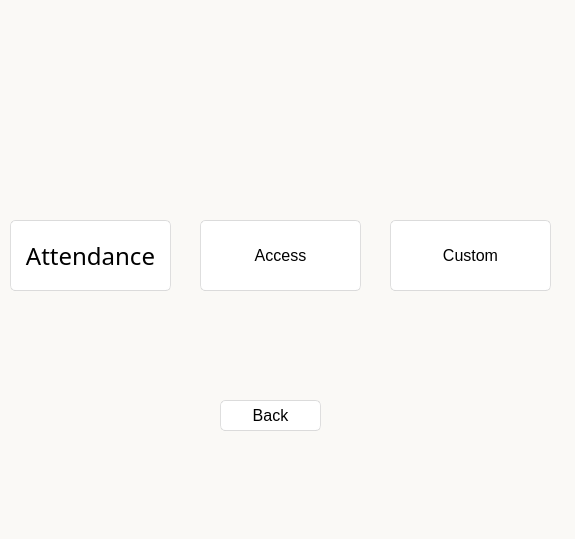
<?xml version="1.0" encoding="UTF-8"?>
<ui version="4.0">
 <class>Form</class>
 <widget class="QWidget" name="Form">
  <property name="geometry">
   <rect>
    <x>0</x>
    <y>0</y>
    <width>575</width>
    <height>539</height>
   </rect>
  </property>
  <property name="font">
   <font>
    <pointsize>12</pointsize>
   </font>
  </property>
  <property name="windowTitle">
   <string>Form</string>
  </property>
  <property name="styleSheet">
   <string notr="true">background:rgb(250, 249, 246)</string>
  </property>
  <widget class="QPushButton" name="attendanceviewreport_btn">
   <property name="geometry">
    <rect>
     <x>10</x>
     <y>220</y>
     <width>161</width>
     <height>71</height>
    </rect>
   </property>
   <property name="font">
    <font>
     <family>Bahnschrift Light</family>
     <pointsize>18</pointsize>
     <weight>3</weight>
     <italic>false</italic>
     <bold>false</bold>
    </font>
   </property>
   <property name="styleSheet">
    <string notr="true">QPushButton{
	font: 25 18pt &quot;Bahnschrift Light&quot;;
	border-style: solid;
	border-top-color: qlineargradient(spread:pad, x1:0.5, y1:1, x2:0.5, y2:0, stop:0 rgb(215, 215, 215), stop:1 rgb(222, 222, 222));
	border-right-color: qlineargradient(spread:pad, x1:0, y1:0.5, x2:1, y2:0.5, stop:0 rgb(217, 217, 217), stop:1 rgb(227, 227, 227));
	border-left-color: qlineargradient(spread:pad, x1:0, y1:0.5, x2:1, y2:0.5, stop:0 rgb(227, 227, 227), stop:1 rgb(217, 217, 217));
	border-bottom-color: qlineargradient(spread:pad, x1:0.5, y1:1, x2:0.5, y2:0, stop:0 rgb(215, 215, 215), stop:1 rgb(222, 222, 222));
	border-width: 1px;
	border-radius: 5px;
	color: rgb(0,0,0);
	padding: 2px;
	background-color: rgb(255,255,255);
}
QPushButton:hover{
	border-style: solid;
	border-top-color: qlineargradient(spread:pad, x1:0.5, y1:1, x2:0.5, y2:0, stop:0 rgb(195, 195, 195), stop:1 rgb(222, 222, 222));
	border-right-color: qlineargradient(spread:pad, x1:0, y1:0.5, x2:1, y2:0.5, stop:0 rgb(197, 197, 197), stop:1 rgb(227, 227, 227));
	border-left-color: qlineargradient(spread:pad, x1:0, y1:0.5, x2:1, y2:0.5, stop:0 rgb(227, 227, 227), stop:1 rgb(197, 197, 197));
	border-bottom-color: qlineargradient(spread:pad, x1:0.5, y1:1, x2:0.5, y2:0, stop:0 rgb(195, 195, 195), stop:1 rgb(222, 222, 222));
	border-width: 1px;
	border-radius: 5px;
	color: rgb(0,0,0);
	padding: 2px;
	background-color: rgb(255,255,255);
}
QPushButton:pressed{
	border-style: solid;
	border-top-color: qlineargradient(spread:pad, x1:0.5, y1:1, x2:0.5, y2:0, stop:0 rgb(215, 215, 215), stop:1 rgb(222, 222, 222));
	border-right-color: qlineargradient(spread:pad, x1:0, y1:0.5, x2:1, y2:0.5, stop:0 rgb(217, 217, 217), stop:1 rgb(227, 227, 227));
	border-left-color: qlineargradient(spread:pad, x1:0, y1:0.5, x2:1, y2:0.5, stop:0 rgb(227, 227, 227), stop:1 rgb(217, 217, 217));
	border-bottom-color: qlineargradient(spread:pad, x1:0.5, y1:1, x2:0.5, y2:0, stop:0 rgb(215, 215, 215), stop:1 rgb(222, 222, 222));
	border-width: 1px;
	border-radius: 5px;
	color: rgb(0,0,0);
	padding: 2px;
	background-color: rgb(142,142,142);
}
QPushButton:disabled{
	border-style: solid;
	border-top-color: qlineargradient(spread:pad, x1:0.5, y1:1, x2:0.5, y2:0, stop:0 rgb(215, 215, 215), stop:1 rgb(222, 222, 222));
	border-right-color: qlineargradient(spread:pad, x1:0, y1:0.5, x2:1, y2:0.5, stop:0 rgb(217, 217, 217), stop:1 rgb(227, 227, 227));
	border-left-color: qlineargradient(spread:pad, x1:0, y1:0.5, x2:1, y2:0.5, stop:0 rgb(227, 227, 227), stop:1 rgb(217, 217, 217));
	border-bottom-color: qlineargradient(spread:pad, x1:0.5, y1:1, x2:0.5, y2:0, stop:0 rgb(215, 215, 215), stop:1 rgb(222, 222, 222));
	border-width: 1px;
	border-radius: 5px;
	color: #808086;
	padding: 2px;
	background-color: rgb(142,142,142);
}</string>
   </property>
   <property name="text">
    <string>Attendance</string>
   </property>
  </widget>
  <widget class="QPushButton" name="add_btn_2">
   <property name="geometry">
    <rect>
     <x>390</x>
     <y>220</y>
     <width>161</width>
     <height>71</height>
    </rect>
   </property>
   <property name="styleSheet">
    <string notr="true">QPushButton{
	font: 25 18pt &quot;Bahnschrift Light&quot;;
	border-style: solid;
	border-top-color: qlineargradient(spread:pad, x1:0.5, y1:1, x2:0.5, y2:0, stop:0 rgb(215, 215, 215), stop:1 rgb(222, 222, 222));
	border-right-color: qlineargradient(spread:pad, x1:0, y1:0.5, x2:1, y2:0.5, stop:0 rgb(217, 217, 217), stop:1 rgb(227, 227, 227));
	border-left-color: qlineargradient(spread:pad, x1:0, y1:0.5, x2:1, y2:0.5, stop:0 rgb(227, 227, 227), stop:1 rgb(217, 217, 217));
	border-bottom-color: qlineargradient(spread:pad, x1:0.5, y1:1, x2:0.5, y2:0, stop:0 rgb(215, 215, 215), stop:1 rgb(222, 222, 222));
	border-width: 1px;
	border-radius: 5px;
	color: rgb(0,0,0);
	padding: 2px;
	background-color: rgb(255,255,255);
}
QPushButton:hover{
	border-style: solid;
	border-top-color: qlineargradient(spread:pad, x1:0.5, y1:1, x2:0.5, y2:0, stop:0 rgb(195, 195, 195), stop:1 rgb(222, 222, 222));
	border-right-color: qlineargradient(spread:pad, x1:0, y1:0.5, x2:1, y2:0.5, stop:0 rgb(197, 197, 197), stop:1 rgb(227, 227, 227));
	border-left-color: qlineargradient(spread:pad, x1:0, y1:0.5, x2:1, y2:0.5, stop:0 rgb(227, 227, 227), stop:1 rgb(197, 197, 197));
	border-bottom-color: qlineargradient(spread:pad, x1:0.5, y1:1, x2:0.5, y2:0, stop:0 rgb(195, 195, 195), stop:1 rgb(222, 222, 222));
	border-width: 1px;
	border-radius: 5px;
	color: rgb(0,0,0);
	padding: 2px;
	background-color: rgb(255,255,255);
}
QPushButton:pressed{
	border-style: solid;
	border-top-color: qlineargradient(spread:pad, x1:0.5, y1:1, x2:0.5, y2:0, stop:0 rgb(215, 215, 215), stop:1 rgb(222, 222, 222));
	border-right-color: qlineargradient(spread:pad, x1:0, y1:0.5, x2:1, y2:0.5, stop:0 rgb(217, 217, 217), stop:1 rgb(227, 227, 227));
	border-left-color: qlineargradient(spread:pad, x1:0, y1:0.5, x2:1, y2:0.5, stop:0 rgb(227, 227, 227), stop:1 rgb(217, 217, 217));
	border-bottom-color: qlineargradient(spread:pad, x1:0.5, y1:1, x2:0.5, y2:0, stop:0 rgb(215, 215, 215), stop:1 rgb(222, 222, 222));
	border-width: 1px;
	border-radius: 5px;
	color: rgb(0,0,0);
	padding: 2px;
	background-color: rgb(142,142,142);
}
QPushButton:disabled{
	border-style: solid;
	border-top-color: qlineargradient(spread:pad, x1:0.5, y1:1, x2:0.5, y2:0, stop:0 rgb(215, 215, 215), stop:1 rgb(222, 222, 222));
	border-right-color: qlineargradient(spread:pad, x1:0, y1:0.5, x2:1, y2:0.5, stop:0 rgb(217, 217, 217), stop:1 rgb(227, 227, 227));
	border-left-color: qlineargradient(spread:pad, x1:0, y1:0.5, x2:1, y2:0.5, stop:0 rgb(227, 227, 227), stop:1 rgb(217, 217, 217));
	border-bottom-color: qlineargradient(spread:pad, x1:0.5, y1:1, x2:0.5, y2:0, stop:0 rgb(215, 215, 215), stop:1 rgb(222, 222, 222));
	border-width: 1px;
	border-radius: 5px;
	color: #808086;
	padding: 2px;
	background-color: rgb(142,142,142);
}</string>
   </property>
   <property name="text">
    <string>Custom</string>
   </property>
  </widget>
  <widget class="QPushButton" name="add_btn_3">
   <property name="geometry">
    <rect>
     <x>200</x>
     <y>220</y>
     <width>161</width>
     <height>71</height>
    </rect>
   </property>
   <property name="styleSheet">
    <string notr="true">QPushButton{
	font: 25 18pt &quot;Bahnschrift Light&quot;;
	border-style: solid;
	border-top-color: qlineargradient(spread:pad, x1:0.5, y1:1, x2:0.5, y2:0, stop:0 rgb(215, 215, 215), stop:1 rgb(222, 222, 222));
	border-right-color: qlineargradient(spread:pad, x1:0, y1:0.5, x2:1, y2:0.5, stop:0 rgb(217, 217, 217), stop:1 rgb(227, 227, 227));
	border-left-color: qlineargradient(spread:pad, x1:0, y1:0.5, x2:1, y2:0.5, stop:0 rgb(227, 227, 227), stop:1 rgb(217, 217, 217));
	border-bottom-color: qlineargradient(spread:pad, x1:0.5, y1:1, x2:0.5, y2:0, stop:0 rgb(215, 215, 215), stop:1 rgb(222, 222, 222));
	border-width: 1px;
	border-radius: 5px;
	color: rgb(0,0,0);
	padding: 2px;
	background-color: rgb(255,255,255);
}
QPushButton:hover{
	border-style: solid;
	border-top-color: qlineargradient(spread:pad, x1:0.5, y1:1, x2:0.5, y2:0, stop:0 rgb(195, 195, 195), stop:1 rgb(222, 222, 222));
	border-right-color: qlineargradient(spread:pad, x1:0, y1:0.5, x2:1, y2:0.5, stop:0 rgb(197, 197, 197), stop:1 rgb(227, 227, 227));
	border-left-color: qlineargradient(spread:pad, x1:0, y1:0.5, x2:1, y2:0.5, stop:0 rgb(227, 227, 227), stop:1 rgb(197, 197, 197));
	border-bottom-color: qlineargradient(spread:pad, x1:0.5, y1:1, x2:0.5, y2:0, stop:0 rgb(195, 195, 195), stop:1 rgb(222, 222, 222));
	border-width: 1px;
	border-radius: 5px;
	color: rgb(0,0,0);
	padding: 2px;
	background-color: rgb(255,255,255);
}
QPushButton:pressed{
	border-style: solid;
	border-top-color: qlineargradient(spread:pad, x1:0.5, y1:1, x2:0.5, y2:0, stop:0 rgb(215, 215, 215), stop:1 rgb(222, 222, 222));
	border-right-color: qlineargradient(spread:pad, x1:0, y1:0.5, x2:1, y2:0.5, stop:0 rgb(217, 217, 217), stop:1 rgb(227, 227, 227));
	border-left-color: qlineargradient(spread:pad, x1:0, y1:0.5, x2:1, y2:0.5, stop:0 rgb(227, 227, 227), stop:1 rgb(217, 217, 217));
	border-bottom-color: qlineargradient(spread:pad, x1:0.5, y1:1, x2:0.5, y2:0, stop:0 rgb(215, 215, 215), stop:1 rgb(222, 222, 222));
	border-width: 1px;
	border-radius: 5px;
	color: rgb(0,0,0);
	padding: 2px;
	background-color: rgb(142,142,142);
}
QPushButton:disabled{
	border-style: solid;
	border-top-color: qlineargradient(spread:pad, x1:0.5, y1:1, x2:0.5, y2:0, stop:0 rgb(215, 215, 215), stop:1 rgb(222, 222, 222));
	border-right-color: qlineargradient(spread:pad, x1:0, y1:0.5, x2:1, y2:0.5, stop:0 rgb(217, 217, 217), stop:1 rgb(227, 227, 227));
	border-left-color: qlineargradient(spread:pad, x1:0, y1:0.5, x2:1, y2:0.5, stop:0 rgb(227, 227, 227), stop:1 rgb(217, 217, 217));
	border-bottom-color: qlineargradient(spread:pad, x1:0.5, y1:1, x2:0.5, y2:0, stop:0 rgb(215, 215, 215), stop:1 rgb(222, 222, 222));
	border-width: 1px;
	border-radius: 5px;
	color: #808086;
	padding: 2px;
	background-color: rgb(142,142,142);
}</string>
   </property>
   <property name="text">
    <string>Access</string>
   </property>
  </widget>
  <widget class="QPushButton" name="add_btn_4">
   <property name="geometry">
    <rect>
     <x>220</x>
     <y>400</y>
     <width>101</width>
     <height>31</height>
    </rect>
   </property>
   <property name="styleSheet">
    <string notr="true">QPushButton{
	font: 16 18pt &quot;Bahnschrift Light&quot;;
	border-style: solid;
	border-top-color: qlineargradient(spread:pad, x1:0.5, y1:1, x2:0.5, y2:0, stop:0 rgb(215, 215, 215), stop:1 rgb(222, 222, 222));
	border-right-color: qlineargradient(spread:pad, x1:0, y1:0.5, x2:1, y2:0.5, stop:0 rgb(217, 217, 217), stop:1 rgb(227, 227, 227));
	border-left-color: qlineargradient(spread:pad, x1:0, y1:0.5, x2:1, y2:0.5, stop:0 rgb(227, 227, 227), stop:1 rgb(217, 217, 217));
	border-bottom-color: qlineargradient(spread:pad, x1:0.5, y1:1, x2:0.5, y2:0, stop:0 rgb(215, 215, 215), stop:1 rgb(222, 222, 222));
	border-width: 1px;
	border-radius: 5px;
	color: rgb(0,0,0);
	padding: 2px;
	background-color: rgb(255,255,255);
}
QPushButton:hover{
	border-style: solid;
	border-top-color: qlineargradient(spread:pad, x1:0.5, y1:1, x2:0.5, y2:0, stop:0 rgb(195, 195, 195), stop:1 rgb(222, 222, 222));
	border-right-color: qlineargradient(spread:pad, x1:0, y1:0.5, x2:1, y2:0.5, stop:0 rgb(197, 197, 197), stop:1 rgb(227, 227, 227));
	border-left-color: qlineargradient(spread:pad, x1:0, y1:0.5, x2:1, y2:0.5, stop:0 rgb(227, 227, 227), stop:1 rgb(197, 197, 197));
	border-bottom-color: qlineargradient(spread:pad, x1:0.5, y1:1, x2:0.5, y2:0, stop:0 rgb(195, 195, 195), stop:1 rgb(222, 222, 222));
	border-width: 1px;
	border-radius: 5px;
	color: rgb(0,0,0);
	padding: 2px;
	background-color: rgb(255,255,255);
}
QPushButton:pressed{
	border-style: solid;
	border-top-color: qlineargradient(spread:pad, x1:0.5, y1:1, x2:0.5, y2:0, stop:0 rgb(215, 215, 215), stop:1 rgb(222, 222, 222));
	border-right-color: qlineargradient(spread:pad, x1:0, y1:0.5, x2:1, y2:0.5, stop:0 rgb(217, 217, 217), stop:1 rgb(227, 227, 227));
	border-left-color: qlineargradient(spread:pad, x1:0, y1:0.5, x2:1, y2:0.5, stop:0 rgb(227, 227, 227), stop:1 rgb(217, 217, 217));
	border-bottom-color: qlineargradient(spread:pad, x1:0.5, y1:1, x2:0.5, y2:0, stop:0 rgb(215, 215, 215), stop:1 rgb(222, 222, 222));
	border-width: 1px;
	border-radius: 5px;
	color: rgb(0,0,0);
	padding: 2px;
	background-color: rgb(142,142,142);
}
QPushButton:disabled{
	border-style: solid;
	border-top-color: qlineargradient(spread:pad, x1:0.5, y1:1, x2:0.5, y2:0, stop:0 rgb(215, 215, 215), stop:1 rgb(222, 222, 222));
	border-right-color: qlineargradient(spread:pad, x1:0, y1:0.5, x2:1, y2:0.5, stop:0 rgb(217, 217, 217), stop:1 rgb(227, 227, 227));
	border-left-color: qlineargradient(spread:pad, x1:0, y1:0.5, x2:1, y2:0.5, stop:0 rgb(227, 227, 227), stop:1 rgb(217, 217, 217));
	border-bottom-color: qlineargradient(spread:pad, x1:0.5, y1:1, x2:0.5, y2:0, stop:0 rgb(215, 215, 215), stop:1 rgb(222, 222, 222));
	border-width: 1px;
	border-radius: 5px;
	color: #808086;
	padding: 2px;
	background-color: rgb(142,142,142);
}</string>
   </property>
   <property name="text">
    <string>Back</string>
   </property>
  </widget>
 </widget>
 <resources/>
 <connections/>
</ui>
